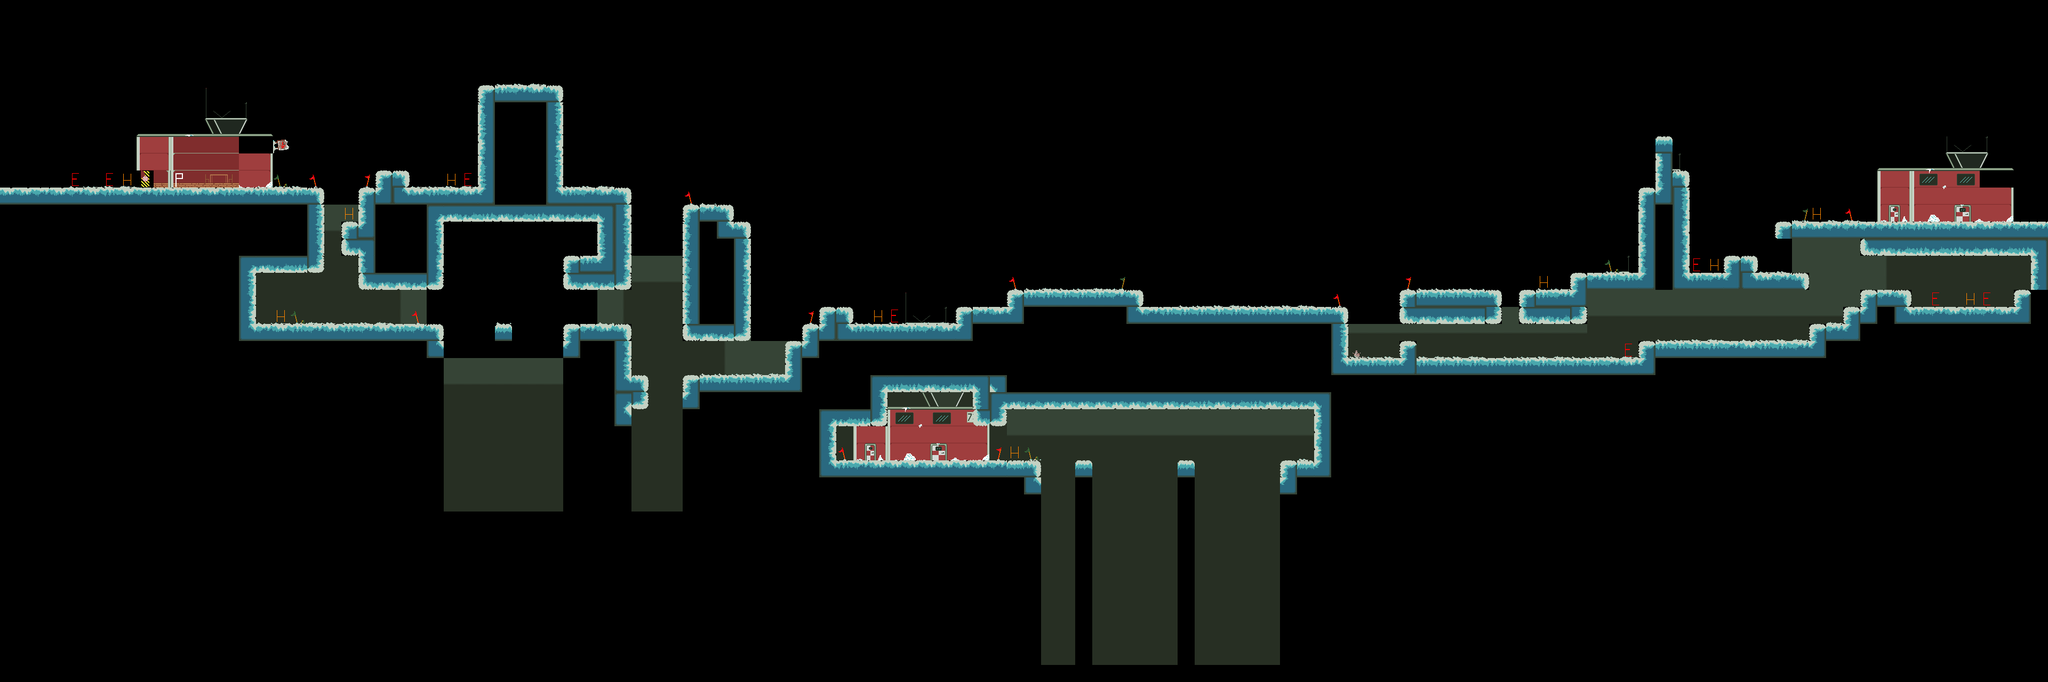

Rendered tile map (Tiled .tmx) drawn with the repository's tilesets; below, a short description and the map source with its tile grids summarised:
An orthogonal 120x40 tile map with 32x32 px tiles, 6 tile layers (Background, Foreground, Player, EnemySpawn, ...) and 77 objects.

<map version="1.9" tiledversion="1.9.2" orientation="orthogonal" renderorder="right-down" compressionlevel="0" width="120" height="40" tilewidth="32" tileheight="32" infinite="0" nextlayerid="13" nextobjectid="217">
 <tileset firstgid="1" name="spritesheet" tilewidth="32" tileheight="32" tilecount="256" columns="16">
  <image source="../../spritesheet/spritesheet.png" width="512" height="512" />
  <tile id="2">
   <properties>
    <property name="stance" type="int" value="2" />
   </properties>
  </tile>
  <tile id="38">
   <properties>
    <property name="stance" type="int" value="0" />
   </properties>
  </tile>
  <tile id="39">
   <properties>
    <property name="stance" type="int" value="1" />
   </properties>
  </tile>
 </tileset>
 <layer id="1" name="Background" width="120" height="40">
  <data>[4800 cells, 2169 non-empty, 86 distinct tile ids]</data>
 </layer>
 <objectgroup id="12" name="Chasm">
  <object id="156" x="832" y="736" width="224" height="192" />
  <object id="157" x="1184" y="736" width="96" height="192" />
  <object id="186" x="1952" y="960" width="448" height="288" />
 </objectgroup>
 <layer id="9" name="Foreground" width="120" height="40">
  <data>[4800 cells, 193 non-empty, 30 distinct tile ids]</data>
 </layer>
 <layer id="3" name="Player" width="120" height="40">
  <data>[4800 cells, 1 non-empty, 1 distinct tile ids]</data>
 </layer>
 <layer id="5" name="EnemySpawn" width="120" height="40">
  <data>[4800 cells, 9 non-empty, 2 distinct tile ids]</data>
 </layer>
 <objectgroup id="6" name="Inside" visible="0">
  <object id="94" x="320" y="256" width="192" height="96" />
  <object id="107" x="192" y="192" width="320" height="160" />
  <object id="108" x="3520" y="320" width="256" height="96" />
  <object id="150" x="608" y="384" width="64" height="128" />
  <object id="151" x="480" y="512" width="352" height="96" />
  <object id="152" x="832" y="416" width="352" height="544" />
  <object id="154" x="1184" y="480" width="224" height="480" />
  <object id="155" x="1408" y="640" width="96" height="64" />
  <object id="180" x="2528" y="576" width="992" height="96" />
  <object id="181" x="3328" y="448" width="192" height="128" />
  <object id="182" x="2976" y="544" width="352" height="32" />
  <object id="206" x="2432" y="608" width="96" height="128" />
  <object id="207" x="1536" y="736" width="960" height="544" />
 </objectgroup>
 <layer id="7" name="Heatsource" width="120" height="40">
  <data>[4800 cells, 10 non-empty, 1 distinct tile ids]</data>
 </layer>
 <objectgroup id="11" name="Player Only Platforms">
  <object id="91" x="256" y="192" width="64" height="160" />
 </objectgroup>
 <layer id="10" name="Breakable" width="120" height="40">
  <data>[4800 cells, 1 non-empty, 1 distinct tile ids]</data>
 </layer>
 <objectgroup id="2" name="Platforms">
  <object id="89" x="0" y="352" width="608" height="160" />
  <object id="92" x="256" y="192" width="64" height="128" />
  <object id="96" x="320" y="192" width="128" height="64" />
  <object id="97" x="0" y="0" width="32" height="352" />
  <object id="117" x="3808" y="0" width="32" height="416" />
  <object id="132" x="3328" y="416" width="192" height="32" />
  <object id="133" x="0" y="608" width="832" height="352" />
  <object id="136" x="672" y="352" width="160" height="192" />
  <object id="138" x="832" y="352" width="64" height="64" />
  <object id="139" x="0" y="512" width="480" height="96" />
  <object id="140" x="928" y="608" width="32" height="32" />
  <object id="142" x="1056" y="608" width="128" height="352" />
  <object id="144" x="896" y="160" width="160" height="256" />
  <object id="145" x="704" y="320" width="64" height="32" />
  <object id="146" x="640" y="416" width="32" height="64" />
  <object id="147" x="1120" y="416" width="64" height="128" />
  <object id="148" x="1056" y="480" width="64" height="64" />
  <object id="149" x="1280" y="416" width="128" height="224" />
  <object id="158" x="832" y="928" width="448" height="32" />
  <object id="159" x="1184" y="704" width="32" height="64" />
  <object id="160" x="1280" y="704" width="288" height="256" />
  <object id="161" x="1504" y="608" width="288" height="96" />
  <object id="162" x="1536" y="576" width="64" height="32" />
  <object id="163" x="1280" y="384" width="96" height="32" />
  <object id="164" x="1472" y="640" width="32" height="64" />
  <object id="165" x="3488" y="448" width="32" height="32" />
  <object id="166" x="3520" y="416" width="320" height="64" />
  <object id="167" x="3488" y="544" width="96" height="64" />
  <object id="168" x="3456" y="576" width="32" height="32" />
  <object id="169" x="3392" y="608" width="128" height="352" />
  <object id="170" x="3072" y="640" width="320" height="320" />
  <object id="171" x="2528" y="672" width="544" height="288" />
  <object id="172" x="1792" y="576" width="64" height="160" />
  <object id="173" x="1888" y="544" width="256" height="32" />
  <object id="174" x="2624" y="544" width="192" height="64" />
  <object id="175" x="2944" y="512" width="448" height="32" />
  <object id="176" x="3072" y="352" width="96" height="160" />
  <object id="178" x="3104" y="256" width="32" height="96" />
  <object id="179" x="3136" y="320" width="32" height="32" />
  <object id="183" x="3232" y="480" width="64" height="32" />
  <object id="184" x="1056" y="352" width="128" height="64" />
  <object id="187" x="1888" y="1248" width="576" height="32" />
  <object id="189" x="1824" y="736" width="608" height="32" />
  <object id="191" x="1856" y="576" width="672" height="32" />
  <object id="192" x="2464" y="640" width="64" height="320" />
  <object id="193" x="2400" y="608" width="32" height="128" />
  <object id="194" x="2400" y="864" width="64" height="384" />
  <object id="197" x="2208" y="864" width="32" height="384" />
  <object id="200" x="2016" y="864" width="32" height="384" />
  <object id="201" x="1888" y="864" width="64" height="384" />
  <object id="203" x="1568" y="864" width="320" height="96" />
  <object id="204" x="1824" y="768" width="64" height="32" />
  <object id="209" x="2624" y="640" width="32" height="32" />
  <object id="210" x="1568" y="704" width="96" height="96" />
  <object id="211" x="1664" y="704" width="128" height="32" />
  <object id="213" x="3584" y="576" width="256" height="32" />
  <object id="214" x="3776" y="544" width="64" height="32" />
  <object id="215" x="3808" y="480" width="32" height="64" />
  <object id="216" x="2848" y="544" width="128" height="64" />
 </objectgroup>
 <objectgroup id="4" name="Checkpoint">
  <object id="104" x="3456" y="288" width="64" height="128" />
 </objectgroup>
</map>